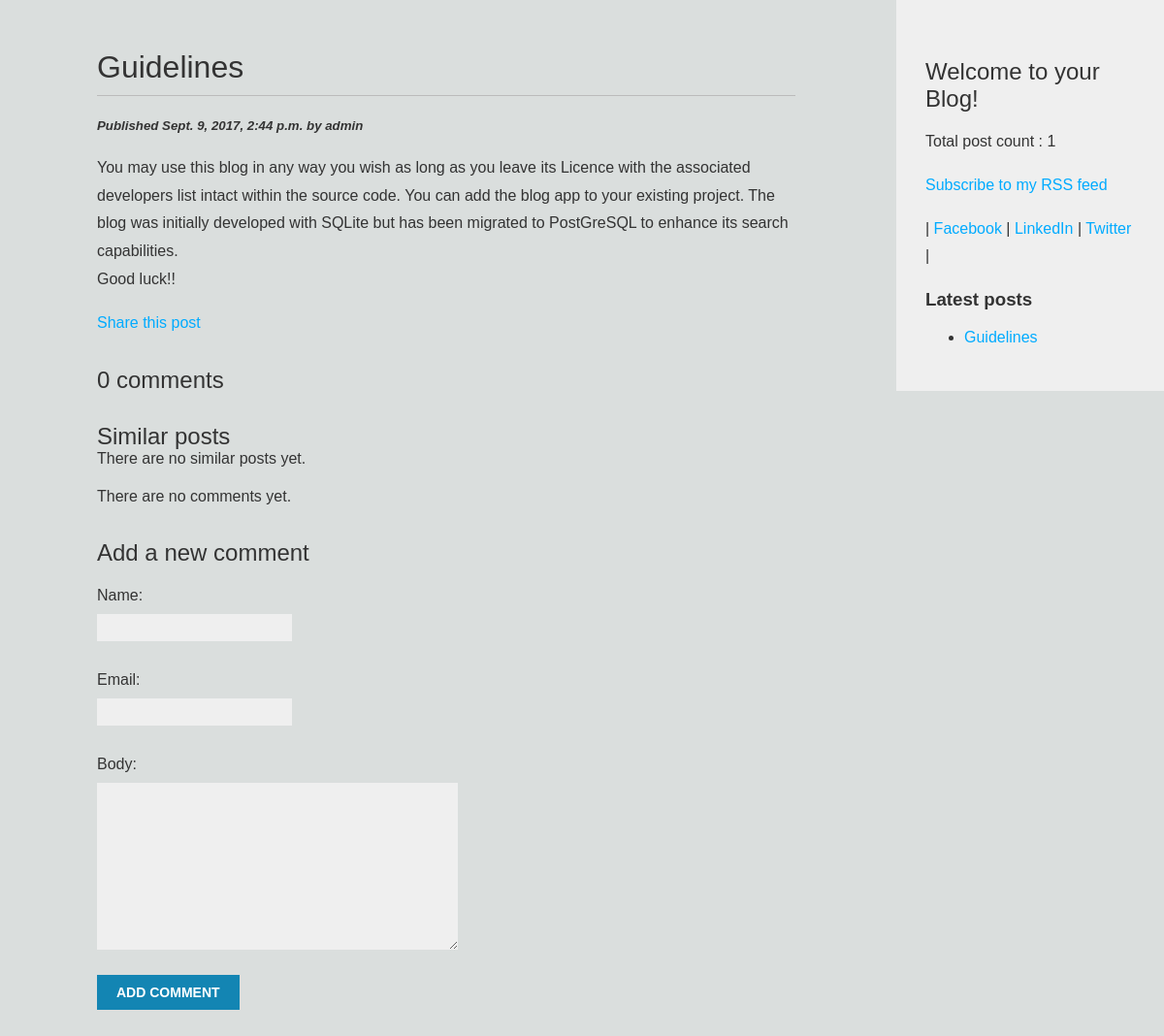
/blog/2017/9/9/guidelines/, run on an earlier commit of the app's database.
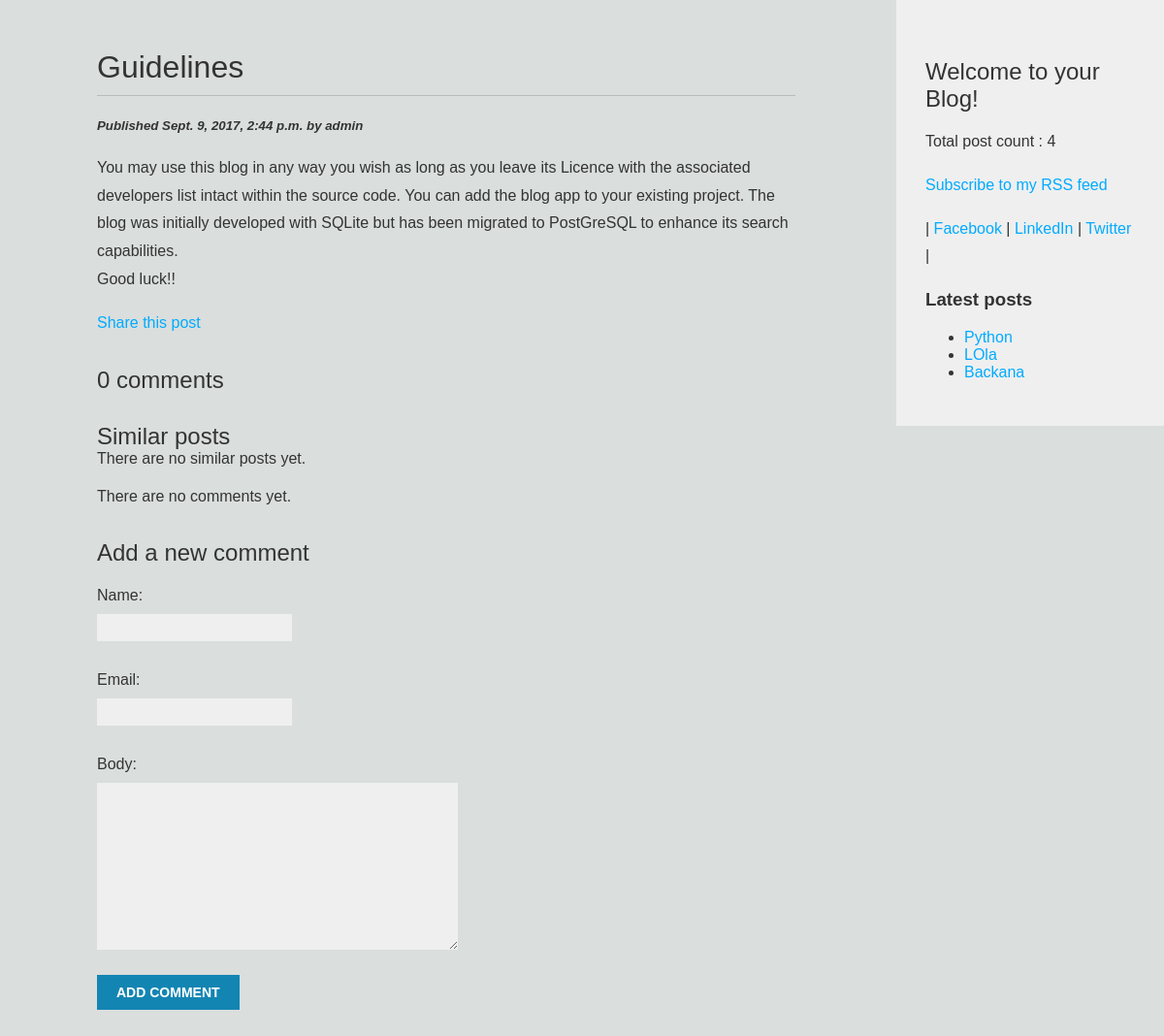
And on a later commit of the database.
### blog/models.py (models this page shows, shortened)
class Post(models.Model):
    STATUS_CHOICES = (
        ('draft','Draft'),
        ('published','Published'),
    )
    title = models.CharField(max_length=250)
    slug = models.SlugField(max_length=250,unique_for_date='publish')
    author = models.ForeignKey(User, on_delete=models.CASCADE,related_name='blog_posts')
    body = models.TextField()
    publish = models.DateTimeField(default=timezone.now)
    created = models.DateTimeField(auto_now_add=True)
    updated = models.DateTimeField(auto_now=True)
    status = models.CharField(max_length=10,choices=STATUS_CHOICES,default='draft')
    class Meta:
        ordering = ('-publish',)
    objects = models.Manager() #the default manager
    published = PublishedManager() #our custom manager
    def get_absolute_url(self):
        return reverse('blog:post_detail',args=[self.publish.year,self.publish.month, self.publish.day, self.slug])

### blog/views.py (the view)
# urls.py: path('<int:year>/<int:month>/<int:day>/<slug:post>/',views.post_detail, name='post_detail'),
def post_detail(request,year, month, day, post):
    post = get_object_or_404(Post, slug=post,status='published',publish__year=year,publish__month=month,publish__day=day)
    comments = post.comments.filter(active=True)
    new_comment = None
    if request.method == 'POST':
        Comment_form = CommentForm(data=request.POST)
        if Comment_form.is_valid():
            new_comment = Comment_form.save(commit=False)
            new_comment.post = post
            new_comment.save()
    else:
        Comment_form = CommentForm()
    return render(request,'blog/post/detail.html',{'post':post,'comments':comments,'new_comment':new_comment,'comment_form':Comment_form})

### blog/forms.py
class CommentForm(forms.ModelForm):
    class Meta:
        model = Comment
        fields = ('name','email','body')

### blog/models.py (called while the page is built)
    def get_queryset(self):
        return super(PublishedManager,
self).get_queryset()\
.filter(status='published')

### blog/templatetags/blog_tags.py (called while the page is built)
@register.simple_tag
def total_posts():
    return Post.published.count()

@register.inclusion_tag('blog/post/latest_posts.html')
def show_latest_posts(count=5):
    latest_posts = Post.published.order_by('-publish')[:count]
    return {'latest_posts':latest_posts}

### blog/templates/blog/post/detail.html (shortened to what this page needs)
{% extends "blog/base.html" %}
{% block content %}
  <h1>{{ post.title }}</h1>
  <p class="date">
      <h5><i>Published {{ post.publish }} by {{ post.author }}</i></h5>
  </p>
  {{ post.body|linebreaks }}
  <p>
    <a href="{% url "blog:post_share" post.id %}">Share this post</a>
  </p>
  {% with comments.count as total_comments %}
    <h2>
      {{ total_comments }} comment{{ total_comments|pluralize }}
    </h2>
  {% endwith %}
  <h2>Similar posts</h2>
  {% for post in similar_posts %}
     <p>
       <a href="{{ post.get_absolute_url }}">{{ post.title }}</a>
     </p>
  {% empty %}
    There are no similar posts yet.
  {% endfor %}
  {% for comment in comments %}
    <div class="comment">
      <p class="info">
        Comment {{ forloop.counter }} by {{ comment.name }}
        {{ comment.created }}
      </p>
      {{ comment.body|linebreaks }}
    </div>
  {% empty %}
    <p>There are no comments yet.</p>
  {% endfor %}
  {% if new_comment %}
     <h2>Your comment has been added Successfully.</h2>
  {% else %}
    <h2>Add a new comment</h2>
    <form action="." method="post">
      {{ comment_form.as_p }}
      <p><input type="submit" value="Add comment"></p>
  {% endif %}
    </form>
{% endblock %}

### blog/templates/blog/post/latest_posts.html
<ul>
    {% for post in latest_posts %}
      <li>
        <a href="{{ post.get_absolute_url }}">{{ post.title }}</a>
      </li>
    {% endfor %}
</ul>

What changed in the data, as far as the page shows it:
no longer on one of the page's lists (row unchanged): Post: title "Guidelines"
added Post: title "Python"
added Post: title "LOla"
added Post: title "Backana"
Also different on the page:
text no longer shown: "1"
text now shown: "4"
